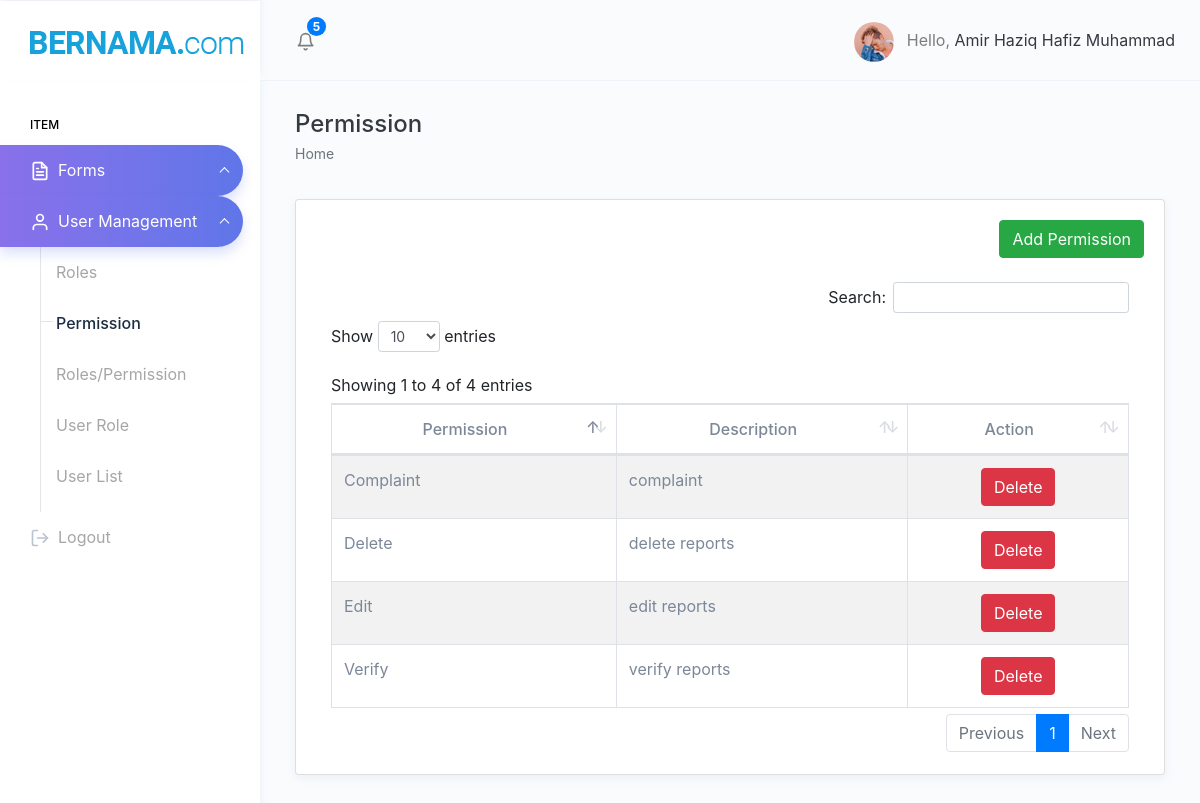
The page /permission.php (signed in) on the database its author committed.
### tables this page shows
CREATE TABLE `permissions` (
  `id` int(11) NOT NULL,
  `name` varchar(255) NOT NULL,
  `description` text NOT NULL
);

### auth.php (called while the page is built, shortened)
<?php
    $arr_roles = [];
?>

### middleware.php (called while the page is built, shortened)
<?php
    include 'auth.php';
    function hasRole ($val) {
        global $arr_roles;
        if (in_array($val, $arr_roles)) {
            return 'TRUE';
        } else {
            return 'FALSE';
        }
    }
?>

### permission.php (the view, shortened to what this page needs)
<!DOCTYPE html>
<html dir="ltr" lang="en">
<?php
$connection = new mysqli("localhost", "root", "", "aduan");
$query = "SELECT *
FROM permissions
ORDER BY name DESC";
$result = mysqli_query($connection, $query);
?>
<head>
    <link href="assets/extra-libs/datatables.net-bs4/css/dataTables.bootstrap4.css" rel="stylesheet">
    <link href="dist/css/style.min.css" rel="stylesheet">
    <link rel="stylesheet" href="https://cdn.jsdelivr.net/npm/bootstrap@4.0.0/dist/css/bootstrap.min.css"
>
</head>
<body>
    <?php
    include_once('header.php');
    ?>
    <div class="page-wrapper">
        <div class="page-breadcrumb">
            <div class="row">
                <div class="col-7 align-self-center">
                    <h4 class="page-title text-truncate text-dark font-weight-medium mb-1">Permission</h4>
                    <div class="d-flex align-items-center">
                        <nav aria-label="breadcrumb">
                            <ol class="breadcrumb m-0 p-0">
                                <li class="breadcrumb-item"><a href="display_data.php" class="text-muted">Home</a></li>
                            </ol>
                        </nav>
                    </div>
                </div>
            </div>
        </div>
        <div class="container-fluid">
            <div class="row">
                <div class="col-12">
                    <div class="card">
                        <div class="card-body">
                            <div class="row">
                                <div class="col-md-12" style="text-align: right;">
                                    <a class='btn btn-success' onclick='modDisp("permission");' style='color:white'>Add Permission</a>
                                </div>
                            </div>
                            <br>
                            <div class="table-responsive">
                                <table id="example" class="table table-striped table-bordered" cellspacing="0"
                                    width="100%">
                                    <thead>
                                        <tr style="text-align:center">
                                            <th>Permission</th>
                                            <th>Description</th>
                                            <th>Action</th>
                                        </tr>
                                    </thead>
                                    <tbody>
                                        <?php
                                            if ($result) {
                                                while ($row = mysqli_fetch_assoc($result)) {
                                                    $query1 = "SELECT * FROM permissions";
                                                    $result1 = mysqli_query($connection, $query1);
                                                    echo "<tr>";
                                                    echo "<td>" . $row['name'] . "</td>";
                                                    echo "<td>" . $row['description'] . "</td>";
                                                    echo "<td><center>
                                                        <a class='btn btn-danger' href='permission.php?del=" . $row['id'] . "'>Delete</a>";
                                                    echo "</tr>";
                                                }
                                            }
                                        ?>
                                    </tbody>
                                </table>
                            </div>
                        </div>
                    </div>
                </div>
            </div>
        </div>
    </div>
    </div>
</body>
</html>

### header.php (shortened to what this page needs)
<?php include_once('middleware.php'); ?>
<div id="main-wrapper" data-theme="light" data-layout="vertical" data-navbarbg="skin6" data-sidebartype="full" data-sidebar-position="fixed" data-header-position="fixed" data-boxed-layout="full">
    <header class="topbar" data-navbarbg="skin6">
        <nav class="navbar top-navbar navbar-expand-md">
            <div class="navbar-header" data-logobg="skin6">
                <div class="navbar-brand">
                    <a href="display_data.php">
                        <b class="logo-icon">
                            <img src="assets/images/logo.png" alt="homepage" class="dark-logo" />
                        </b>
                    </a>
                </div>
            </div>
            <div class="navbar-collapse collapse" id="navbarSupportedContent">
                <ul class="navbar-nav float-left mr-auto ml-3 pl-1">
                    <li class="nav-item dropdown">
                        <a class="nav-link dropdown-toggle pl-md-3 position-relative" href="javascript:void(0)"
                            id="bell" role="button" data-toggle="dropdown" aria-haspopup="true"
                            aria-expanded="false">
                            <span><i data-feather="bell" class="svg-icon"></i></span>
                            <span class="badge badge-primary notify-no rounded-circle">5</span>
                        </a>
                    </li>
                </ul>
                <ul class="navbar-nav float-right">
                    <li class="nav-item dropdown">
                        <a class="nav-link dropdown-toggle" href="javascript:void(0)" data-toggle="dropdown"
                            aria-haspopup="true" aria-expanded="false">
                            <img src="assets/images/users/profile-pic.jpg" alt="user" class="rounded-circle"
                                width="40">
                            <span class="ml-2 d-none d-lg-inline-block"><span>Hello,</span> <span
                                    class="text-dark"><?= $_SESSION['sessionname'] ?></span>
                        </a>
                    </li>
                </ul>
            </div>
        </nav>
    </header>
    <aside class="left-sidebar" data-sidebarbg="skin6">
        <div class="scroll-sidebar" data-sidebarbg="skin6">
            <nav class="sidebar-nav">
                <ul id="sidebarnav">
                    <li class="nav-small-cap"><span class="hide-menu">Item</span></li>
                    <li class="sidebar-item">
                        <a class="sidebar-link has-arrow" href="javascript:void(0)" aria-expanded="false"><i data-feather="file-text" class="feather-icon">
                            </i><span class="hide-menu">Forms </span>
                        </a>
                        <?php if (hasRole('SuperAdmin') === 'TRUE') { ?>
                        <a class="sidebar-link has-arrow" href="javascript:void(0)" aria-expanded="false"><i data-feather="user" class="feather-icon">
                            </i><span class="hide-menu">User Management</span>
                        </a>
                        <ul aria-expanded="false" class="collapse  first-level base-level-line">
                            <li class="sidebar-item">
                                <a href="roles.php" class="sidebar-link"><span class="hide-menu">Roles</span></a>
                            </li>
                            <li class="sidebar-item">
                                <a href="permission.php" class="sidebar-link"><span class="hide-menu">Permission</span></a>
                            </li>
                            <li class="sidebar-item">
                                <a href="roles_perm.php" class="sidebar-link"><span class="hide-menu">Roles/Permission</span></a>
                            </li>
                            <li class="sidebar-item">
                                <a href="user.php" class="sidebar-link"><span class="hide-menu">User Role</span></a>
                            </li>
                            <li class="sidebar-item">
                                <a href="user_list.php" class="sidebar-link"><span class="hide-menu">User List</span></a>
                            </li>
                        </ul>
                        <?php } ?>
                    </li>
                    <li class="sidebar-item"> <a class="sidebar-link sidebar-link" href="logout.php"
                            aria-expanded="false"><i data-feather="log-out" class="feather-icon"></i><span
                                class="hide-menu">Logout</span></a></li>
                </ul>
            </nav>
        </div>
    </aside>

### rows shown on the page
permissions: name "Verify", description "verify reports"
permissions: name "Edit", description "edit reports"
permissions: name "Delete", description "delete reports"
permissions: name "Complaint", description "complaint"

### other values the page prints
$_SESSION['sessionname'] "Amir Haziq Hafiz Muhammad"
